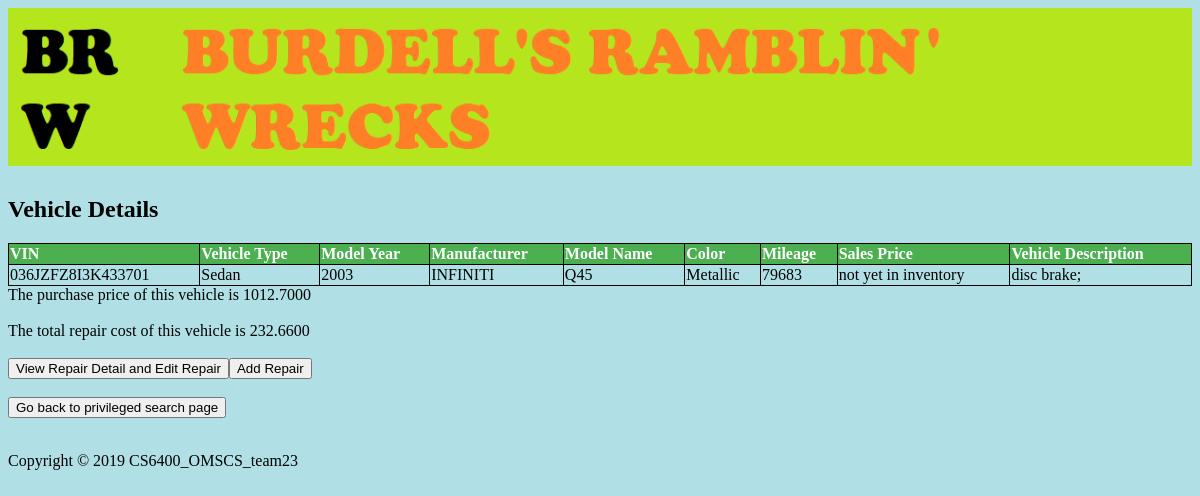
Page /clerk_view_vehicle.php?id=036JZFZ8I3K433701 (signed in) on the committed database.
### tables this page shows
CREATE TABLE `Vehicle_Color` (
  `VIN` varchar(100) NOT NULL,
  `color` varchar(100) NOT NULL
);

CREATE TABLE `Vehicle` (
  `VIN` varchar(100) NOT NULL,
  `model_name` varchar(100) NOT NULL,
  `model_year` int(11) UNSIGNED NOT NULL,
  `mileage` int(16) UNSIGNED NOT NULL,
  `optional_desc` varchar(300) DEFAULT NULL,
  `type_name` varchar(100) NOT NULL,
  `manu_name` varchar(100) NOT NULL
);

CREATE TABLE `P_Transaction` (
  `purchase_date` date NOT NULL,
  `VIN` varchar(100) NOT NULL,
  `customerID` int(16) UNSIGNED NOT NULL,
  `vehicle_condition` varchar(100) NOT NULL,
  `kbb_price` float(254,4) UNSIGNED NOT NULL,
  `inventory_clerk_username` varchar(100) NOT NULL
);

### clerk_view_vehicle.php (the view, shortened to what this page needs)
<?php
include('lib/common.php');
include('lib/header.php');
?>
<html>
<head>
</head>
<body style="background-color:powderblue;">
<h2>Vehicle Details</h2>
<form method="post" action="<?php echo $_SERVER['PHP_SELF'];?>">
<table>
    <tr>
        <th>VIN</th>
        <th>Vehicle Type</th>
        <th>Model Year</th>
        <th>Manufacturer</th>
        <th>Model Name</th>
        <th>Color</th>
        <th>Mileage</th>
        <th>Sales Price</th>
        <th>Vehicle Description</th>
    </tr>
<?php
   $ID=$_GET['id'];
  $sql = "SELECT V.VIN, type_name,model_year, manu_name,model_name,color,ifnull(sales_price, 'not yet in inventory') as sales_price,mileage,V.optional_desc FROM Vehicle AS V LEFT OUTER JOIN inventoryvehicle AS I ON I.VIN=V.VIN LEFT OUTER JOIN Vehicle_Color ON V.VIN=Vehicle_Color.VIN WHERE  V.VIN ='$ID'";
  $result2 = $mydb->query($sql);
   while($row2 = mysqli_fetch_array($result2, MYSQLI_ASSOC) ) {
     echo "\t<tr><td>".$row2['VIN']."</td><td>".$row2['type_name']."</td><td>".$row2['model_year']."</td><td>".$row2['manu_name']."</td><td>"
  .$row2['model_name']."</td><td>".$row2['color']."</td><td>".$row2['mileage']."</td><td>".$row2['sales_price']."</td><td>".$row2['optional_desc']."</td>";
    }
?>
</table>
<?php
$sql_p = "SELECT kbb_price FROM p_transaction WHERE VIN = '$ID'";
$result_p = mysqli_query($mydb, $sql_p) or die(mysql_error());
$row5 = mysqli_fetch_assoc($result_p);
echo "The purchase price of this vehicle is ".$row5['kbb_price']. "<br><br>";
$sql_r = "SELECT SUM(R.total_cost) AS Total_R_Cost FROM determine AS D INNER JOIN repairs AS R ON D.repairID = R.repairID WHERE D.VIN = 'VROU7UEWYWK097688' ";
$result_r = mysqli_query($mydb, $sql_r) or die(mysql_error());
$row6 = mysqli_fetch_assoc($result_r);
echo "The total repair cost of this vehicle is ".$row6['Total_R_Cost']. "<br><br>";
echo "<button onclick=\"location.href = 'repair_edit.php?id=" . $ID . "';return false;\">View Repair Detail and Edit Repair</button>";
echo "<button onclick=\"location.href = 'add_repair.php?id=" . $ID . "';return false;\">Add Repair</button>";
?>
   <br><br><button type="button" onclick="location.href = 'privileged_search.php';">Go back to privileged search page</button> <br/> <br/>
</form>
<?php include('lib/footer.php'); ?>
</body>
</html>

### lib/header.php
<link rel="stylesheet" type="text/css" href="../css/common.css">
<div>
<img class="logo-image" src="../img/header.png" />
</div>

### lib/footer.php
 <?php
echo "<p>Copyright &copy;  " . date("Y") . " CS6400_OMSCS_team23</p>";
?>

### css/common.css (style rules this page uses)
.logo-image { width: 100%; height: auto; padding-bottom: 10px; }
body { background-color: powderblue; }

### clerk_view_vehicle.php (style rules this page uses)
table, th, td { border: 1px solid black; border-collapse: collapse; text-align: center; }
table { border: 1px solid black; border-collapse: collapse; width: 100%; }
th, td { border: 1px solid black; border-collapse: collapse; text-align: left; padding: 1px; }
th { background-color: #4CAF50; color: white; }

### rows in the picture
vehicle_color: VIN.VIN "036JZFZ8I3K433701", VIN.type_name "Sedan", VIN.model_year "2003", VIN.manu_name "INFINITI", VIN.model_name "Q45", color "Metallic", VIN.mileage "79683", sales_price "not yet in inventory", VIN.optional_desc "disc brake;"
p_transaction: kbb_price "1012.7000"

### other values in the picture
$row6['Total_R_Cost'] "232.6600"
